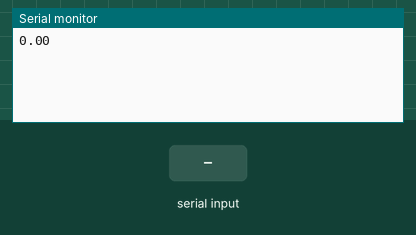
Bench run of a sketch on a simulated ESP8266 (NodeMCU). Parts: the last lines printed to the serial monitor. The inputs (shaded band) are chosen by the test bench. WiFi joins after 1.5 s; servers stay silent unless stated.

Above: at 3.0 s.
3.1 s: "90,45\n" received over Serial
At 3.9 s:
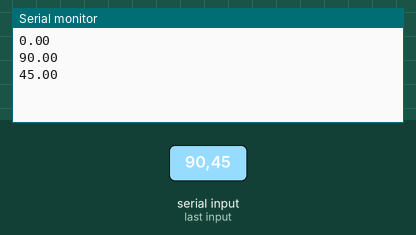
4.6 s: "30,150\n" received over Serial
At 5.4 s:
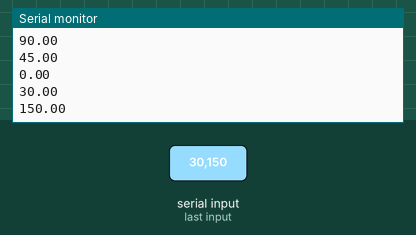
Timing chart, 0 to 7.6 s (numbered marks = the images above; inputs shaded):
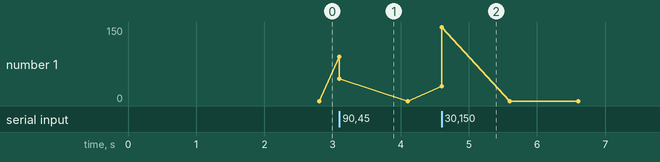

The sketch:

esp8266.ino
```cpp
/*************************************************************
  BLYNK STUFF
 *************************************************************/

// Template ID, Device Name and Auth Token are provided by the Blynk.Cloud
// See the Device Info tab, or Template settings
#define BLYNK_TEMPLATE_ID           ""
#define BLYNK_DEVICE_NAME           ""
#define BLYNK_AUTH_TOKEN            ""


// Comment this out to disable prints and save space
#define BLYNK_PRINT Serial


#include <ESP8266WiFi.h>
#include <BlynkSimpleEsp8266.h>
#include <EEPROM.h>
#define EEPROM_SIZE 12
char auth[] = BLYNK_AUTH_TOKEN;

// Your WiFi credentials.
// Set password to "" for open networks.
char ssid[] = "";
char pass[] = "";
BlynkTimer timer;

/*************************************************************
  BLYNK STUFF
 *************************************************************/


/*************************************************************
  VARIABLES
 *************************************************************/
float c1, c2;
float a1, a2, a;
float levelC1, levelC2;
float maxC1, maxC2;
float dC1, dC2;
float coeffC1, coeffC2;
String calText;
int checkLevel = 0;
int checkC1 = 0;
int checkC2 = 0;
float dataSample[10];
/*************************************************************
  VARIABLES
 *************************************************************/

/*
  float avg(int cNumber)
  {
  if (cNumber == 1)
  {
    float sum = 0;
    for (int i = 0; i < 10; i++)
    {
      sum = +c1;
    }
    return (sum / 10);
  } else
  {
    float sum = 0;
    for (int i = 0; i < 10; i++)
    {
      sum = +c2;
    }
    return (sum / 10);
  }
  }

  BLYNK_WRITE(V0)
  {
  levelC1 = c1;
  levelC2 = c2;
  Serial.print(levelC1);
  Serial.print(",");
  Serial.println(levelC2);
  checkLevel = 1;
  Blynk.virtualWrite(V3, checkLevel);
  }

  BLYNK_WRITE(V5)
  {
  if (c1 > c2)
  {
    maxC1 = c1;
  } else
  {
    maxC2 = c2;
  }
  checkC1 = 1;
  Blynk.virtualWrite(V8, checkC1);
  }

  BLYNK_WRITE(V6)
  {
  if (c1 > c2)
  {
    maxC1 = c1;
  } else
  {
    maxC2 = c2;
  }
  checkC2 = 1;
  Blynk.virtualWrite(V9, checkC2);
  }

  BLYNK_WRITE(V7)
  {
  Serial.print(maxC1);
  Serial.print(",");
  Serial.println(maxC2);

  dC1 = maxC1 - levelC1;
  dC2 = maxC2 - levelC2;

  coeffC1 = 9.81 / dC1;
  coeffC2 = 9.81 / dC2;

  Serial.print(dC1);
  Serial.print(",");
  Serial.println(dC2);

  Serial.print(coeffC1);
  Serial.print(",");
  Serial.println(coeffC2);

  int adress = 0;
  EEPROM.put(adress, coeffC1);
  adress += sizeof(coeffC1);
  EEPROM.put(adress, coeffC2);
  EEPROM.commit();

  checkLevel = 0;
  Blynk.virtualWrite(V3, checkLevel);
  checkC1 = 0;
  Blynk.virtualWrite(V8, checkC1);
  checkC2 = 0;
  Blynk.virtualWrite(V9, checkC2);

  calText = "Calibration complete!";
  Blynk.virtualWrite(V1, calText);
  delay(2000);
  calText = "Calibrate each side of the device.";
  Blynk.virtualWrite(V1, calText);
  }

  BLYNK_WRITE(V4)
  {
  checkLevel = 0;
  Blynk.virtualWrite(V3, checkLevel);
  checkC1 = 0;
  Blynk.virtualWrite(V8, checkC1);
  checkC2 = 0;
  Blynk.virtualWrite(V9, checkC2);
  int adress = 0;
  coeffC1 = 1.11;
  coeffC2 = 1.11;
  EEPROM.put(adress, coeffC1);
  adress += sizeof(coeffC1);
  EEPROM.put(adress, coeffC2);
  EEPROM.commit();
  calText = "Device needs calibration! Calibrate each side of the device.";
  Blynk.virtualWrite(V1, calText);
  }

*/

void getData()
{
  Blynk.virtualWrite(V2, a);
  /*
    c1 = Serial.parseFloat();
    c2 = Serial.parseFloat();
    Serial.print(c1);
    Serial.print(c2);

    a1 = (c1 - levelC1) * coeffC1;
      /
    Blynk.virtualWrite(V2, a);
    /*
      a2 = (c2 - levelC2) * coeffC2;
      Blynk.virtualWrite(V11, (a2/9.81));
  */
}


void setup()
{
  //EEPROM.begin(EEPROM_SIZE);
  Serial.begin(115200);

  Blynk.begin(auth, ssid, pass);
  /*
    int adress = 0;
    EEPROM.get(adress, coeffC1);
    adress += sizeof(coeffC1);
    EEPROM.get(adress, coeffC2);
    Serial.print(coeffC1);
    Serial.print(",");
    Serial.println(coeffC2);
    checkLevel = 0;
    Blynk.virtualWrite(V3, checkLevel);
    checkC1 = 0;
    Blynk.virtualWrite(V8, checkC1);
    checkC2 = 0;
    Blynk.virtualWrite(V9, checkC2);

    if (coeffC1 == 1.11)
    {
      calText = "Device needs calibration! Calibrate each side of the device.";
      Blynk.virtualWrite(V1, calText);
    } else if (coeffC2 == 1.11)
    {
      calText = "Device needs calibration! Calibrate each side of the device.";
      Blynk.virtualWrite(V1, calText);
    } else
    {
      calText = "Calibrate each side of the device.";
      Blynk.virtualWrite(V1, calText);
    }
  */
  timer.setInterval(100L, getData);
}


void loop()
{
  Blynk.run();
  timer.run();
  a = Serial.parseFloat();
  Serial.println(a);
  /*
    while (Serial.available() > 0)
    {
    a = Serial.parseFloat();
    if (Serial.read() == '\n')
    {
      Serial.print(a);
      Serial.print('\n');
    }
  */
}
```

Measured:
- after the input at 3.1 s, the serial monitor: prints a new line at once (image 1)
- after the input at 4.6 s, the serial monitor: prints a new line at once (image 2)
